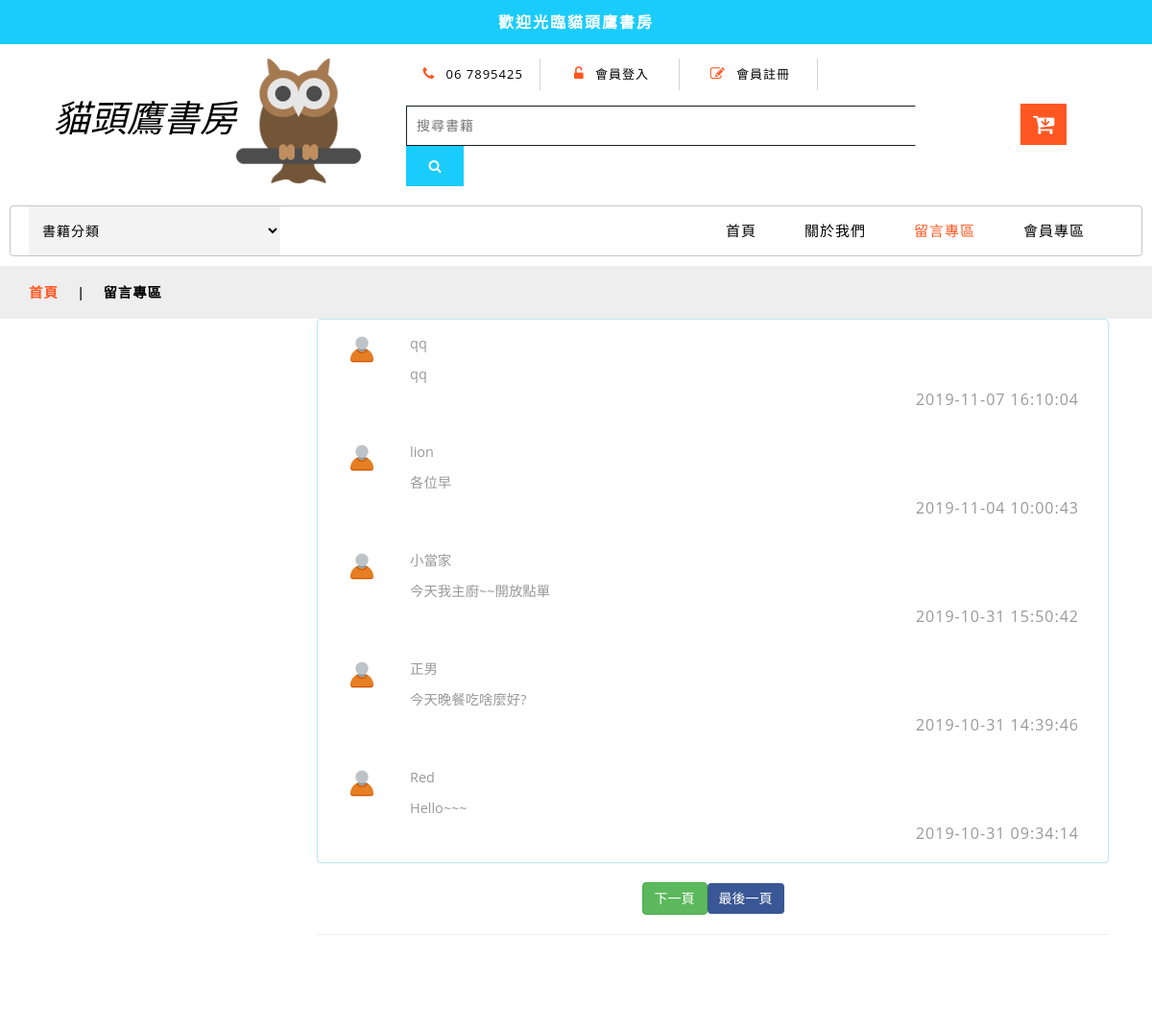
The app's page /message.php (upper part), older data.
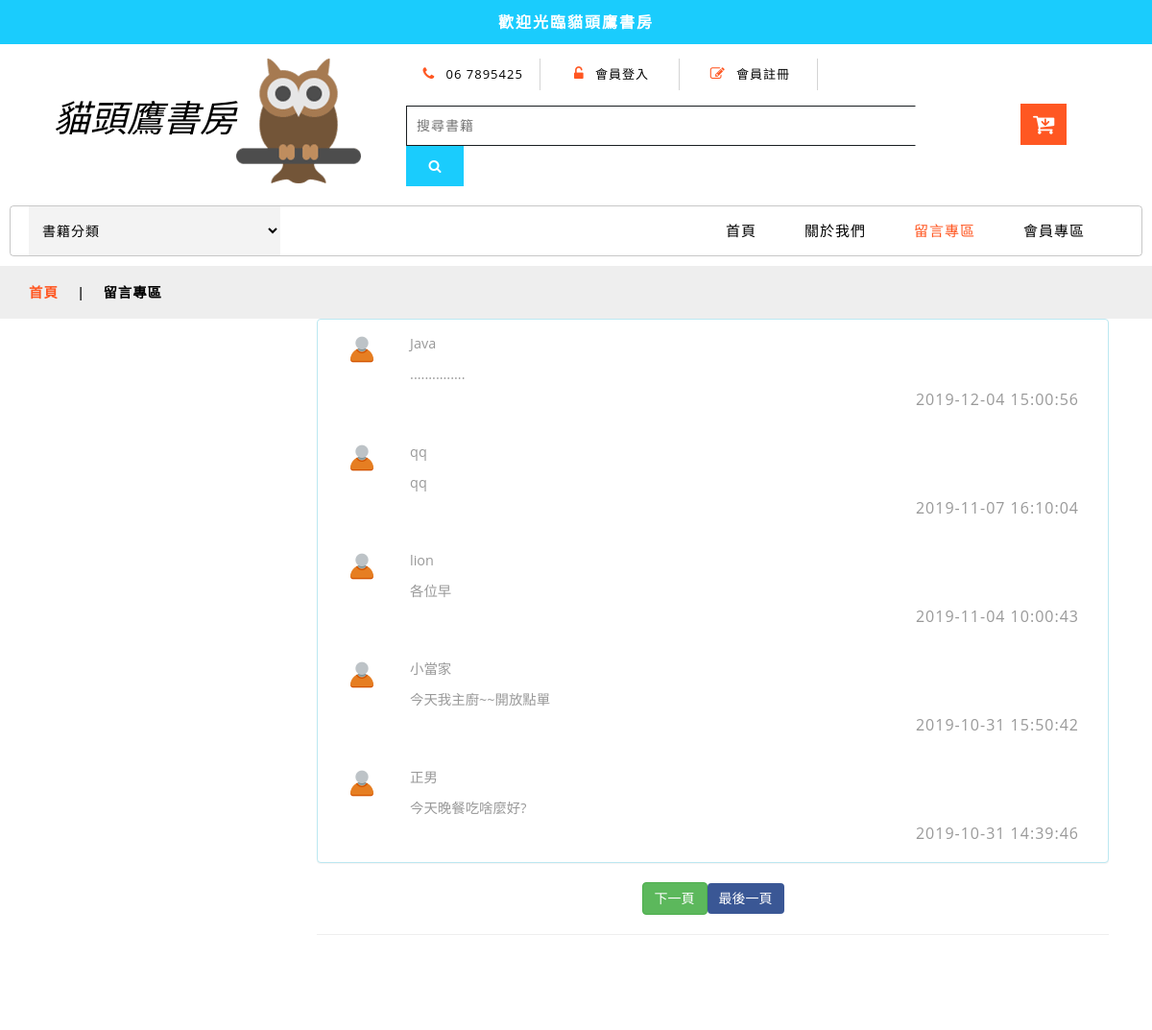
The same page, newer data.
### tables this page shows
CREATE TABLE IF NOT EXISTS `owl_message` (
  `om_id` int(10) NOT NULL AUTO_INCREMENT,
  `om_name` varchar(20) NOT NULL,
  `om_content` varchar(300) NOT NULL,
  `om_time` datetime NOT NULL,
  PRIMARY KEY (`om_id`)
);

### message.php (the view, shortened to what the changed rows need)
<?php require_once('Connections/owl_bookstore.php'); ?>
<?php
$currentPage = $_SERVER["PHP_SELF"];
$maxRows_Recordset1 = 5;
$pageNum_Recordset1 = 0;
$startRow_Recordset1 = $pageNum_Recordset1 * $maxRows_Recordset1;
$query_Recordset1 = "SELECT * FROM owl_message ORDER BY om_id DESC";
$query_limit_Recordset1 = sprintf("%s LIMIT %d, %d", $query_Recordset1, $startRow_Recordset1, $maxRows_Recordset1);
$Recordset1 = mysql_query($query_limit_Recordset1, $owl_bookstore) or die(mysql_error());
$row_Recordset1 = mysql_fetch_assoc($Recordset1);
if (isset($_GET['totalRows_Recordset1'])) {
  $totalRows_Recordset1 = $_GET['totalRows_Recordset1'];
} else {
  $all_Recordset1 = mysql_query($query_Recordset1);
  $totalRows_Recordset1 = mysql_num_rows($all_Recordset1);
}
$totalPages_Recordset1 = ceil($totalRows_Recordset1/$maxRows_Recordset1)-1;
$queryString_Recordset1 = "";
$queryString_Recordset1 = sprintf("&totalRows_Recordset1=%d%s", $totalRows_Recordset1, $queryString_Recordset1);
?>
<!DOCTYPE html>
<html lang="zh-TW">
<head>
	<link href="css/bootstrap.css" rel="stylesheet" type="text/css" media="all" />
	<link href="css/style.css" rel="stylesheet" type="text/css" media="all" />
	<link href="css/font-awesome.css" rel="stylesheet">
	<link href="css/popuo-box.css" rel="stylesheet" type="text/css" media="all" />
	<link rel="stylesheet" type="text/css" href="css/jquery-ui1.css">
</head>
<body>
	<div class="header-bot">
		<div class="header-bot_inner_wthreeinfo_header_mid">
			<div class="col-md-4 logo_agile">
				<h1>
					<a href="index.php">貓頭鷹書房<img src="images/logo2.png" alt=" ">
					</a>
				</h1>
			</div>
		</div>
	</div>
    <div class="container">
     <div class="col-md-9">
        <div class="panel panel-info">
        <table class="table">
          <?php do { ?>
          <tr>
            <td>
              <div class="container-fluid">
                <div class="row">
                  <div class="col-md-1 col-xs-1"><img src="images/om_user.png"></div>
                  <div class="col-md-11 col-xs-11"><?php echo $row_Recordset1['om_name']; ?></div>
                </div>
                <div class="row">
                  <div class="col-md-1"></div>
                  <div class="col-md-11"><?php echo $row_Recordset1['om_content']; ?></div>
                </div>
                <div class="row">
                  <div class="col-md-8"></div>
                  <div class="col-md-4"><p class="pull-right"><?php echo $row_Recordset1['om_time']; ?></p></div>
                </div>
              </div>
            </td>
          </tr>
            <?php } while ($row_Recordset1 = mysql_fetch_assoc($Recordset1)); ?>
        </table>
        </div>
              <td><?php if ($pageNum_Recordset1 < $totalPages_Recordset1) {  ?>
                  <a class="btn btn-success" href="<?php printf("%s?pageNum_Recordset1=%d%s", $currentPage, min($totalPages_Recordset1, $pageNum_Recordset1 + 1), $queryString_Recordset1); ?>">下一頁</a>
                  <?php }  ?></td>
              <td><?php if ($pageNum_Recordset1 < $totalPages_Recordset1) {  ?>
                  <a class="btn btn-primary" href="<?php printf("%s?pageNum_Recordset1=%d%s", $currentPage, $totalPages_Recordset1, $queryString_Recordset1); ?>">最後一頁</a>
                  <?php }  ?></td>
     </div>
    </div
    >
</body>
</html>

Row changes from the older to the newer data that the page shows:
no longer on this page (row unchanged): owl_message: om_name "Red", om_content "Hello~~~", om_time "2019-10-31 09:34:14"
added owl_message: om_name "Java", om_content "...............", om_time "2019-12-04 15:00:56"
